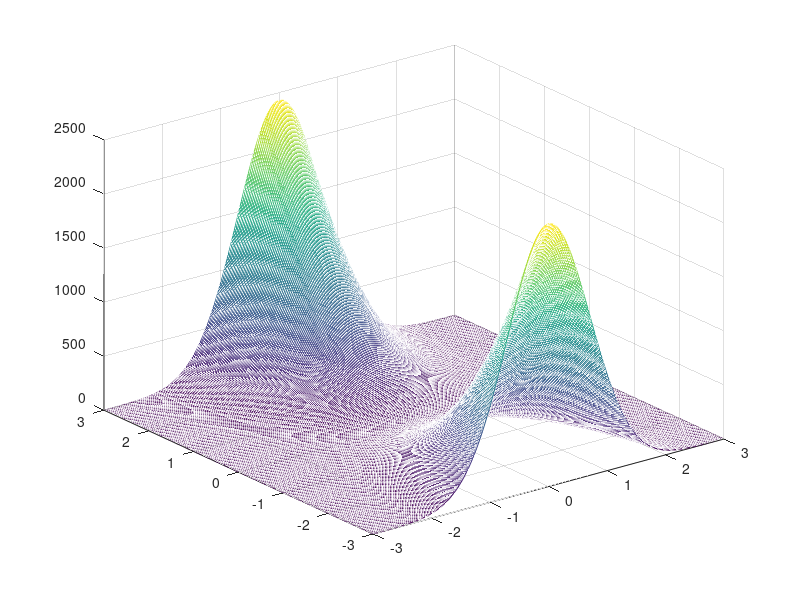
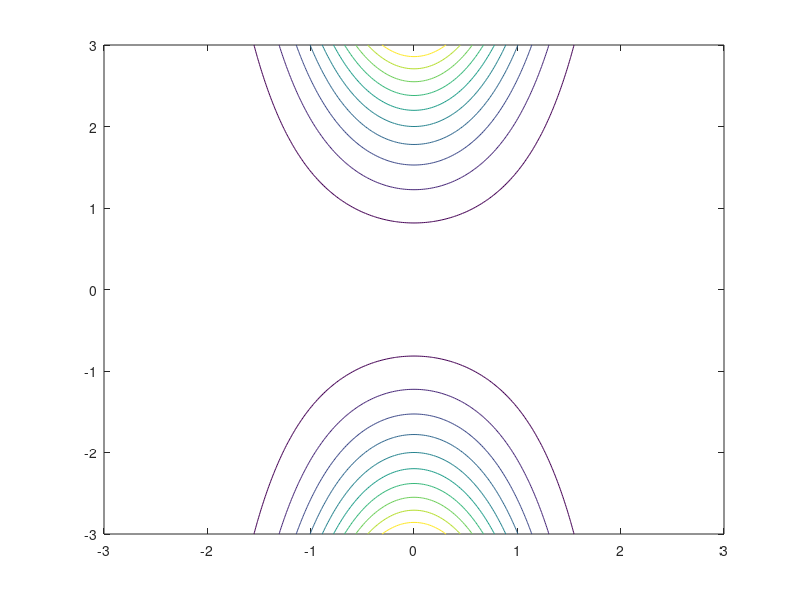
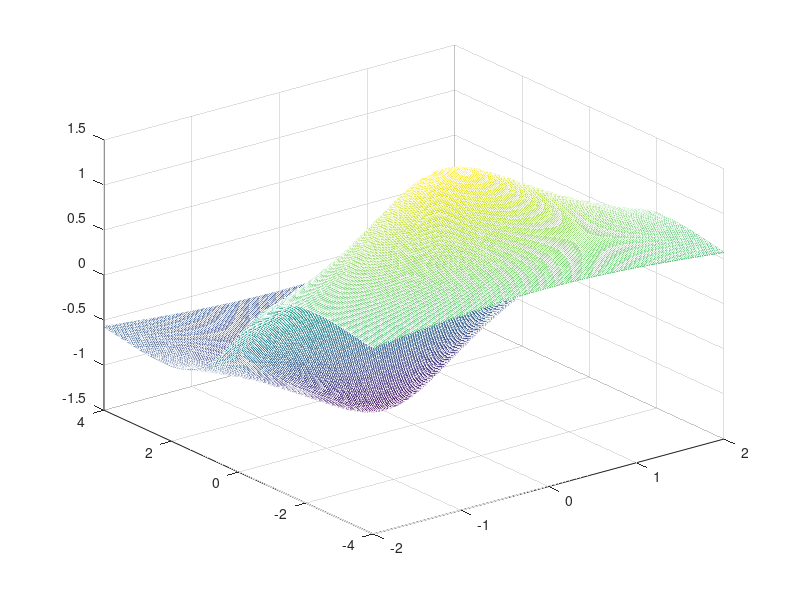
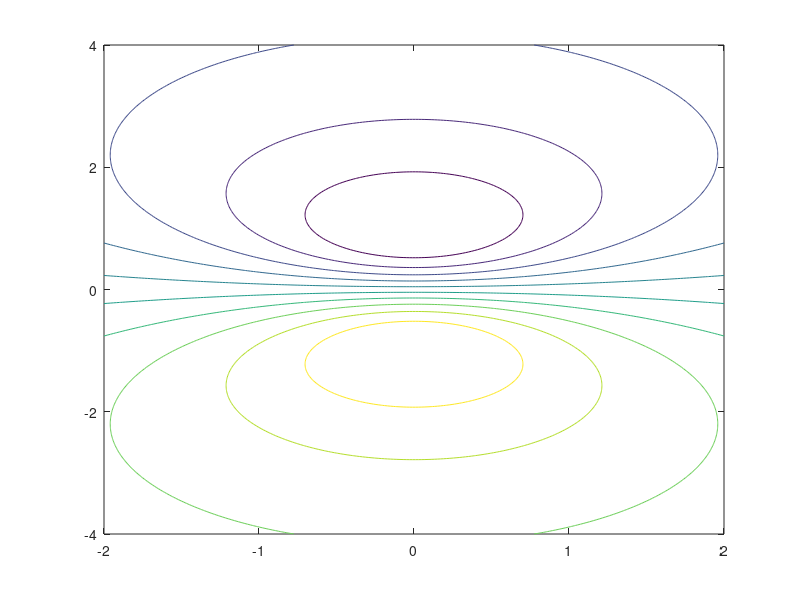

MATLAB code to generate these figures, in order:
%
%   Script: Problem2
%
%   This script plots the surfaces of three functions using
%   both mesh and contour as specified in the Problem 2 of
%   Homework 1
%

% Create the first meshgrid

[X1,Y1] = meshgrid(linspace(-3,3,300),linspace(-3,3,300));

% Calculate the result of the first function
F = (X1.^2 + 3*Y1.^2)*exp(-X1.^2-Y1.^2);

% create plots, first mesh and then contour, in different figures
figure(1)
mesh(X1,Y1,F)
figure(2)
contour(X1,Y1,F)

% Create the second meshgrid
[X2,Y2] = meshgrid(linspace(-2,2,200),linspace(-4,4,400)); 

% Calculate the result of the second function
G = (-3*Y2./(X2.^2+Y2.^2+1));

% create plots, first mesh and then contour, in different figures
figure(3)
mesh(X2,Y2,G)
figure(4)
contour(X2,Y2,G)

% Create the second meshgrid
[X3,Y3] = meshgrid(linspace(-2,2,200),linspace(-1,1,100)); 

% Calculate the result of the second function
H = abs(X3) + abs(Y3);

% create plots, first mesh and then contour, in different figures
figure(5)
mesh(X3,Y3,H)
figure(6)
contour(X3,Y3,H)
